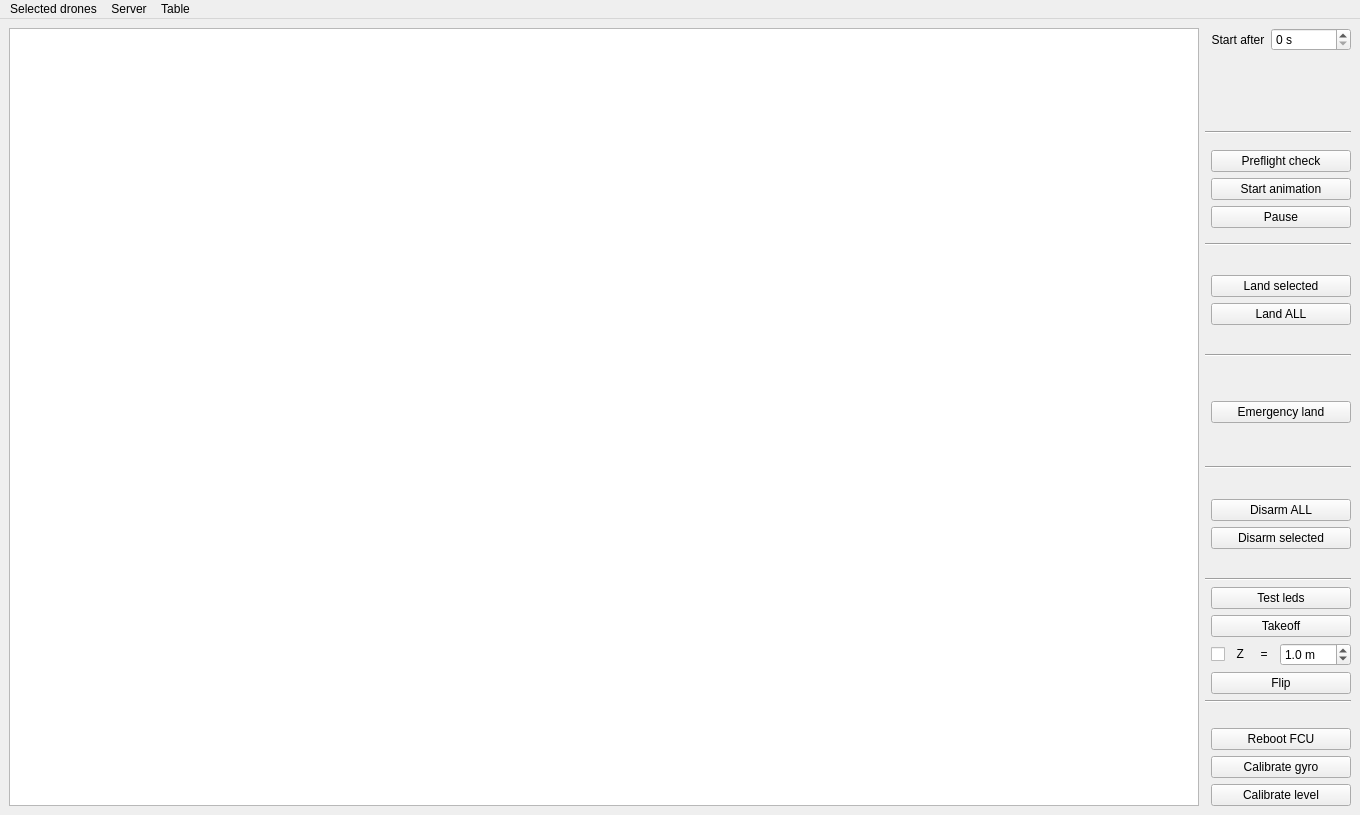
<?xml version="1.0" encoding="UTF-8"?>
<ui version="4.0">
 <class>MainWindow</class>
 <widget class="QMainWindow" name="MainWindow">
  <property name="geometry">
   <rect>
    <x>0</x>
    <y>0</y>
    <width>1360</width>
    <height>815</height>
   </rect>
  </property>
  <property name="windowTitle">
   <string>Technic Drone Show</string>
  </property>
  <widget class="QWidget" name="centralwidget">
   <property name="enabled">
    <bool>true</bool>
   </property>
   <layout class="QGridLayout" name="gridLayout">
    <item row="0" column="0">
     <layout class="QHBoxLayout" name="horizontalLayout" stretch="1,0">
      <property name="sizeConstraint">
       <enum>QLayout::SetMaximumSize</enum>
      </property>
      <item>
       <widget class="QTableView" name="tableView">
        <property name="sizePolicy">
         <sizepolicy hsizetype="Expanding" vsizetype="Expanding">
          <horstretch>0</horstretch>
          <verstretch>0</verstretch>
         </sizepolicy>
        </property>
        <property name="sizeAdjustPolicy">
         <enum>QAbstractScrollArea::AdjustToContents</enum>
        </property>
        <property name="selectionBehavior">
         <enum>QAbstractItemView::SelectItems</enum>
        </property>
        <property name="textElideMode">
         <enum>Qt::ElideMiddle</enum>
        </property>
        <property name="sortingEnabled">
         <bool>true</bool>
        </property>
        <property name="wordWrap">
         <bool>true</bool>
        </property>
        <attribute name="horizontalHeaderCascadingSectionResizes">
         <bool>false</bool>
        </attribute>
        <attribute name="horizontalHeaderMinimumSectionSize">
         <number>50</number>
        </attribute>
        <attribute name="horizontalHeaderDefaultSectionSize">
         <number>50</number>
        </attribute>
        <attribute name="horizontalHeaderStretchLastSection">
         <bool>true</bool>
        </attribute>
        <attribute name="verticalHeaderVisible">
         <bool>false</bool>
        </attribute>
       </widget>
      </item>
      <item>
       <layout class="QVBoxLayout" name="verticalLayout">
        <property name="sizeConstraint">
         <enum>QLayout::SetMaximumSize</enum>
        </property>
        <item>
         <layout class="QFormLayout" name="formLayout">
          <property name="labelAlignment">
           <set>Qt::AlignLeading|Qt::AlignLeft|Qt::AlignTop</set>
          </property>
          <property name="formAlignment">
           <set>Qt::AlignHCenter|Qt::AlignTop</set>
          </property>
          <item row="0" column="0">
           <widget class="QLabel" name="start_text">
            <property name="layoutDirection">
             <enum>Qt::RightToLeft</enum>
            </property>
            <property name="text">
             <string>  Start after</string>
            </property>
            <property name="alignment">
             <set>Qt::AlignLeading|Qt::AlignLeft|Qt::AlignVCenter</set>
            </property>
           </widget>
          </item>
          <item row="0" column="1">
           <widget class="QSpinBox" name="start_delay_spin">
            <property name="suffix">
             <string> s</string>
            </property>
           </widget>
          </item>
         </layout>
        </item>
        <item>
         <widget class="Line" name="line">
          <property name="orientation">
           <enum>Qt::Horizontal</enum>
          </property>
         </widget>
        </item>
        <item>
         <layout class="QFormLayout" name="formLayout_2">
          <property name="labelAlignment">
           <set>Qt::AlignCenter</set>
          </property>
          <property name="formAlignment">
           <set>Qt::AlignCenter</set>
          </property>
          <item row="0" column="1">
           <widget class="QPushButton" name="check_button">
            <property name="enabled">
             <bool>true</bool>
            </property>
            <property name="text">
             <string>Preflight check</string>
            </property>
           </widget>
          </item>
          <item row="1" column="1">
           <widget class="QPushButton" name="start_button">
            <property name="enabled">
             <bool>true</bool>
            </property>
            <property name="text">
             <string>Start animation</string>
            </property>
            <property name="flat">
             <bool>false</bool>
            </property>
           </widget>
          </item>
          <item row="2" column="1">
           <widget class="QPushButton" name="pause_button">
            <property name="text">
             <string>Pause</string>
            </property>
           </widget>
          </item>
         </layout>
        </item>
        <item>
         <widget class="Line" name="line_5">
          <property name="orientation">
           <enum>Qt::Horizontal</enum>
          </property>
         </widget>
        </item>
        <item>
         <layout class="QFormLayout" name="formLayout_5">
          <property name="labelAlignment">
           <set>Qt::AlignCenter</set>
          </property>
          <property name="formAlignment">
           <set>Qt::AlignCenter</set>
          </property>
          <property name="topMargin">
           <number>0</number>
          </property>
          <item row="0" column="1">
           <widget class="QPushButton" name="land_selected_button">
            <property name="text">
             <string>Land selected</string>
            </property>
           </widget>
          </item>
          <item row="1" column="1">
           <widget class="QPushButton" name="land_all_button">
            <property name="text">
             <string>Land ALL</string>
            </property>
           </widget>
          </item>
         </layout>
        </item>
        <item>
         <widget class="Line" name="line_6">
          <property name="orientation">
           <enum>Qt::Horizontal</enum>
          </property>
         </widget>
        </item>
        <item>
         <layout class="QFormLayout" name="formLayout_7">
          <property name="formAlignment">
           <set>Qt::AlignLeading|Qt::AlignLeft|Qt::AlignVCenter</set>
          </property>
          <property name="topMargin">
           <number>0</number>
          </property>
          <item row="0" column="1">
           <widget class="QPushButton" name="emergency_land_button">
            <property name="text">
             <string>Emergency land</string>
            </property>
           </widget>
          </item>
         </layout>
        </item>
        <item>
         <widget class="Line" name="line_2">
          <property name="orientation">
           <enum>Qt::Horizontal</enum>
          </property>
         </widget>
        </item>
        <item>
         <layout class="QFormLayout" name="formLayout_3">
          <property name="labelAlignment">
           <set>Qt::AlignCenter</set>
          </property>
          <property name="formAlignment">
           <set>Qt::AlignCenter</set>
          </property>
          <item row="0" column="1">
           <widget class="QPushButton" name="disarm_all_button">
            <property name="text">
             <string>Disarm ALL</string>
            </property>
           </widget>
          </item>
          <item row="1" column="1">
           <widget class="QPushButton" name="disarm_selected_button">
            <property name="text">
             <string>Disarm selected</string>
            </property>
           </widget>
          </item>
         </layout>
        </item>
        <item>
         <widget class="Line" name="line_3">
          <property name="orientation">
           <enum>Qt::Horizontal</enum>
          </property>
         </widget>
        </item>
        <item>
         <layout class="QFormLayout" name="formLayout_4">
          <property name="labelAlignment">
           <set>Qt::AlignCenter</set>
          </property>
          <property name="formAlignment">
           <set>Qt::AlignCenter</set>
          </property>
          <item row="0" column="1">
           <widget class="QPushButton" name="leds_button">
            <property name="text">
             <string>Test leds</string>
            </property>
           </widget>
          </item>
          <item row="1" column="1">
           <widget class="QPushButton" name="takeoff_button">
            <property name="enabled">
             <bool>true</bool>
            </property>
            <property name="text">
             <string>Takeoff</string>
            </property>
           </widget>
          </item>
          <item row="2" column="1">
           <layout class="QHBoxLayout" name="horizontalLayout_2">
            <property name="topMargin">
             <number>0</number>
            </property>
            <item>
             <widget class="QCheckBox" name="z_checkbox">
              <property name="layoutDirection">
               <enum>Qt::LeftToRight</enum>
              </property>
              <property name="text">
               <string>  Z     =</string>
              </property>
             </widget>
            </item>
            <item>
             <widget class="QDoubleSpinBox" name="z_spin">
              <property name="layoutDirection">
               <enum>Qt::LeftToRight</enum>
              </property>
              <property name="suffix">
               <string> m</string>
              </property>
              <property name="decimals">
               <number>1</number>
              </property>
              <property name="value">
               <double>1.000000000000000</double>
              </property>
             </widget>
            </item>
           </layout>
          </item>
          <item row="3" column="1">
           <widget class="QPushButton" name="flip_button">
            <property name="text">
             <string>Flip</string>
            </property>
           </widget>
          </item>
         </layout>
        </item>
        <item>
         <widget class="Line" name="line_4">
          <property name="orientation">
           <enum>Qt::Horizontal</enum>
          </property>
         </widget>
        </item>
        <item>
         <layout class="QFormLayout" name="formLayout_6">
          <property name="labelAlignment">
           <set>Qt::AlignCenter</set>
          </property>
          <property name="formAlignment">
           <set>Qt::AlignBottom|Qt::AlignHCenter</set>
          </property>
          <item row="0" column="1">
           <widget class="QPushButton" name="reboot_fcu">
            <property name="text">
             <string>Reboot FCU</string>
            </property>
           </widget>
          </item>
          <item row="1" column="1">
           <widget class="QPushButton" name="calibrate_gyro">
            <property name="text">
             <string>Calibrate gyro</string>
            </property>
           </widget>
          </item>
          <item row="2" column="1">
           <widget class="QPushButton" name="calibrate_level">
            <property name="text">
             <string>Calibrate level</string>
            </property>
           </widget>
          </item>
         </layout>
        </item>
       </layout>
      </item>
     </layout>
    </item>
   </layout>
  </widget>
  <widget class="QMenuBar" name="menubar">
   <property name="geometry">
    <rect>
     <x>0</x>
     <y>0</y>
     <width>1360</width>
     <height>33</height>
    </rect>
   </property>
   <widget class="QMenu" name="menuOptions">
    <property name="title">
     <string>Server</string>
    </property>
    <addaction name="separator"/>
    <addaction name="action_edit_server_config"/>
    <addaction name="action_edit_any_config"/>
    <addaction name="separator"/>
    <addaction name="action_update_server_git"/>
    <addaction name="action_restart_server"/>
   </widget>
   <widget class="QMenu" name="menuTable">
    <property name="title">
     <string>Table</string>
    </property>
    <addaction name="action_toggle_select"/>
    <addaction name="action_select_all"/>
    <addaction name="action_deselect_all"/>
    <addaction name="separator"/>
    <addaction name="action_remove_row"/>
    <addaction name="separator"/>
    <addaction name="action_configure_columns"/>
   </widget>
   <widget class="QMenu" name="menuDrone_2">
    <property name="title">
     <string>Selected drones</string>
    </property>
    <widget class="QMenu" name="menuSend">
     <property name="title">
      <string>Send</string>
     </property>
     <addaction name="action_send_animations"/>
     <addaction name="action_send_calibrations"/>
     <addaction name="separator"/>
     <addaction name="action_send_aruco_map"/>
     <addaction name="action_send_animation"/>
     <addaction name="action_send_configurations"/>
     <addaction name="action_send_launch_file"/>
     <addaction name="action_send_fcu_parameters"/>
     <addaction name="separator"/>
     <addaction name="action_send_any_file"/>
     <addaction name="action_send_any_command"/>
    </widget>
    <widget class="QMenu" name="menuRestart">
     <property name="title">
      <string>Restart service</string>
     </property>
     <addaction name="action_restart_chrony"/>
     <addaction name="action_restart_clever"/>
     <addaction name="action_restart_clever_show"/>
     <addaction name="separator"/>
    </widget>
    <addaction name="menuSend"/>
    <addaction name="action_retrive_any_file"/>
    <addaction name="menuRestart"/>
    <addaction name="separator"/>
    <addaction name="action_set_start_to_current_position"/>
    <addaction name="action_reset_start"/>
    <addaction name="action_set_z_offset_to_ground"/>
    <addaction name="action_reset_z_offset"/>
    <addaction name="separator"/>
    <addaction name="action_reboot_all"/>
   </widget>
   <addaction name="menuDrone_2"/>
   <addaction name="menuOptions"/>
   <addaction name="menuTable"/>
  </widget>
  <action name="action_send_animations">
   <property name="text">
    <string>Animations</string>
   </property>
  </action>
  <action name="action_send_configurations">
   <property name="text">
    <string>Configuration</string>
   </property>
  </action>
  <action name="action_send_aruco_map">
   <property name="text">
    <string>Aruco map</string>
   </property>
  </action>
  <action name="action_update_client_repo">
   <property name="text">
    <string>Update clever-show git</string>
   </property>
  </action>
  <action name="actionSend_launch_file_for_clever">
   <property name="text">
    <string>Send launch file for clever</string>
   </property>
  </action>
  <action name="action_send_launch_file">
   <property name="text">
    <string>Launch files folder</string>
   </property>
  </action>
  <action name="action_restart_clever">
   <property name="text">
    <string>technic</string>
   </property>
  </action>
  <action name="action_restart_clever_show">
   <property name="text">
    <string>technic-show</string>
   </property>
  </action>
  <action name="action_select_all_rows">
   <property name="text">
    <string>Select all drones</string>
   </property>
   <property name="shortcut">
    <string>Ctrl+A</string>
   </property>
  </action>
  <action name="action_set_start_to_current_position">
   <property name="text">
    <string>Set start X Y to current position</string>
   </property>
  </action>
  <action name="action_reset_start">
   <property name="text">
    <string>Reset start position</string>
   </property>
  </action>
  <action name="action_set_z_offset_to_ground">
   <property name="text">
    <string>Set Z offset to ground</string>
   </property>
  </action>
  <action name="action_reset_z_offset">
   <property name="text">
    <string>Reset Z offset</string>
   </property>
  </action>
  <action name="action_select_music_file">
   <property name="text">
    <string>Select file</string>
   </property>
  </action>
  <action name="action_play_music">
   <property name="text">
    <string>Play</string>
   </property>
  </action>
  <action name="action_test_music_after">
   <property name="text">
    <string>Test music after</string>
   </property>
  </action>
  <action name="actionFill">
   <property name="text">
    <string>fill</string>
   </property>
  </action>
  <action name="action_send_any_file">
   <property name="text">
    <string>File</string>
   </property>
  </action>
  <action name="action_send_any_command">
   <property name="text">
    <string>Command</string>
   </property>
  </action>
  <action name="action_stop_music">
   <property name="text">
    <string>Stop</string>
   </property>
  </action>
  <action name="action_remove_row">
   <property name="text">
    <string>Remove selected drones</string>
   </property>
   <property name="shortcut">
    <string>Ctrl+Del</string>
   </property>
  </action>
  <action name="action_send_calibrations">
   <property name="text">
    <string>Camera calibrations</string>
   </property>
  </action>
  <action name="action_reboot_all">
   <property name="text">
    <string>Reboot</string>
   </property>
  </action>
  <action name="action_restart_chrony">
   <property name="text">
    <string>chrony</string>
   </property>
  </action>
  <action name="action_send_fcu_parameters">
   <property name="text">
    <string>FCU parameters file</string>
   </property>
  </action>
  <action name="action_toggle_select">
   <property name="text">
    <string>Toggle select</string>
   </property>
   <property name="shortcut">
    <string>Ctrl+A</string>
   </property>
  </action>
  <action name="action_select_all">
   <property name="text">
    <string>Select all</string>
   </property>
   <property name="shortcut">
    <string>Shift+A</string>
   </property>
  </action>
  <action name="action_deselect_all">
   <property name="text">
    <string>Deselect all</string>
   </property>
   <property name="shortcut">
    <string>Alt+A</string>
   </property>
  </action>
  <action name="action_edit_server_config">
   <property name="text">
    <string>Edit server config</string>
   </property>
  </action>
  <action name="action_edit_any_config">
   <property name="text">
    <string>Edit any config</string>
   </property>
  </action>
  <action name="action_update_server_git">
   <property name="enabled">
    <bool>false</bool>
   </property>
   <property name="text">
    <string>Update server git</string>
   </property>
   <property name="visible">
    <bool>false</bool>
   </property>
  </action>
  <action name="action_retrive_any_file">
   <property name="text">
    <string>Retrive file</string>
   </property>
  </action>
  <action name="action_restart_server">
   <property name="text">
    <string>Restart server</string>
   </property>
  </action>
  <action name="action_configure_columns">
   <property name="text">
    <string>Configure columns</string>
   </property>
  </action>
  <action name="actionSomething">
   <property name="text">
    <string>something</string>
   </property>
  </action>
  <action name="action_send_animation">
   <property name="text">
    <string>Animation</string>
   </property>
  </action>
 </widget>
 <tabstops>
  <tabstop>start_delay_spin</tabstop>
  <tabstop>tableView</tabstop>
 </tabstops>
 <resources/>
 <connections/>
</ui>
